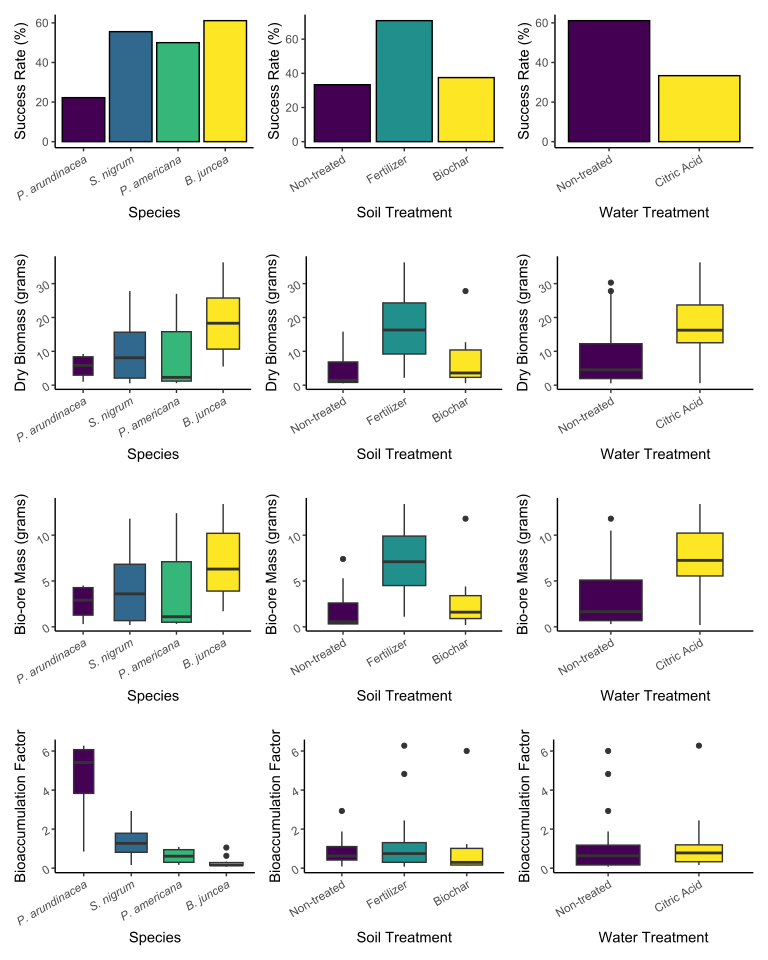

This figure's R source:
source("phytomining_viz_setup.R")
library(svglite)
svg("phytomining_viz_fig2.svg", width = 8, height = 10)
print(
  (draw_bar(success_species, "Species", FACTOR_LEVELS_SPECIES, y_label="Success Rate (%)", italic_x = TRUE) +
    draw_bar(success_soil, "Soil", FACTOR_LEVELS_SOIL, y_label="Success Rate (%)", x_label="Soil Treatment") +
    draw_bar(success_water, "Water", FACTOR_LEVELS_WATER, y_label="Success Rate (%)", x_label = "Water Treatment")) /
  (draw_box("Dry_mass", "Species", FACTOR_LEVELS_SPECIES, "Dry Biomass (grams)", italic_x = TRUE) + 
    draw_box("Dry_mass", "Soil", FACTOR_LEVELS_SOIL, "Dry Biomass (grams)", x_label = "Soil Treatment") +
    draw_box("Dry_mass", "Water", FACTOR_LEVELS_WATER, "Dry Biomass (grams)", x_label = "Water Treatment")) /
  (draw_box("Bioore_weight", "Species", FACTOR_LEVELS_SPECIES, "Bio-ore Mass (grams)", italic_x = TRUE) +
    draw_box("Bioore_weight", "Soil", FACTOR_LEVELS_SOIL, "Bio-ore Mass (grams)", x_label = "Soil Treatment") +
    draw_box("Bioore_weight", "Water", FACTOR_LEVELS_WATER, "Bio-ore Mass (grams)", x_label = "Water Treatment")) /
  (draw_box("BF", "Species", FACTOR_LEVELS_SPECIES, "Bioaccumulation Factor", italic_x = TRUE) +
    draw_box("BF", "Soil", FACTOR_LEVELS_SOIL, "Bioaccumulation Factor", x_label = "Soil Treatment") +
    draw_box("BF", "Water", FACTOR_LEVELS_WATER, "Bioaccumulation Factor", x_label = "Water Treatment"))
)
dev.off()
